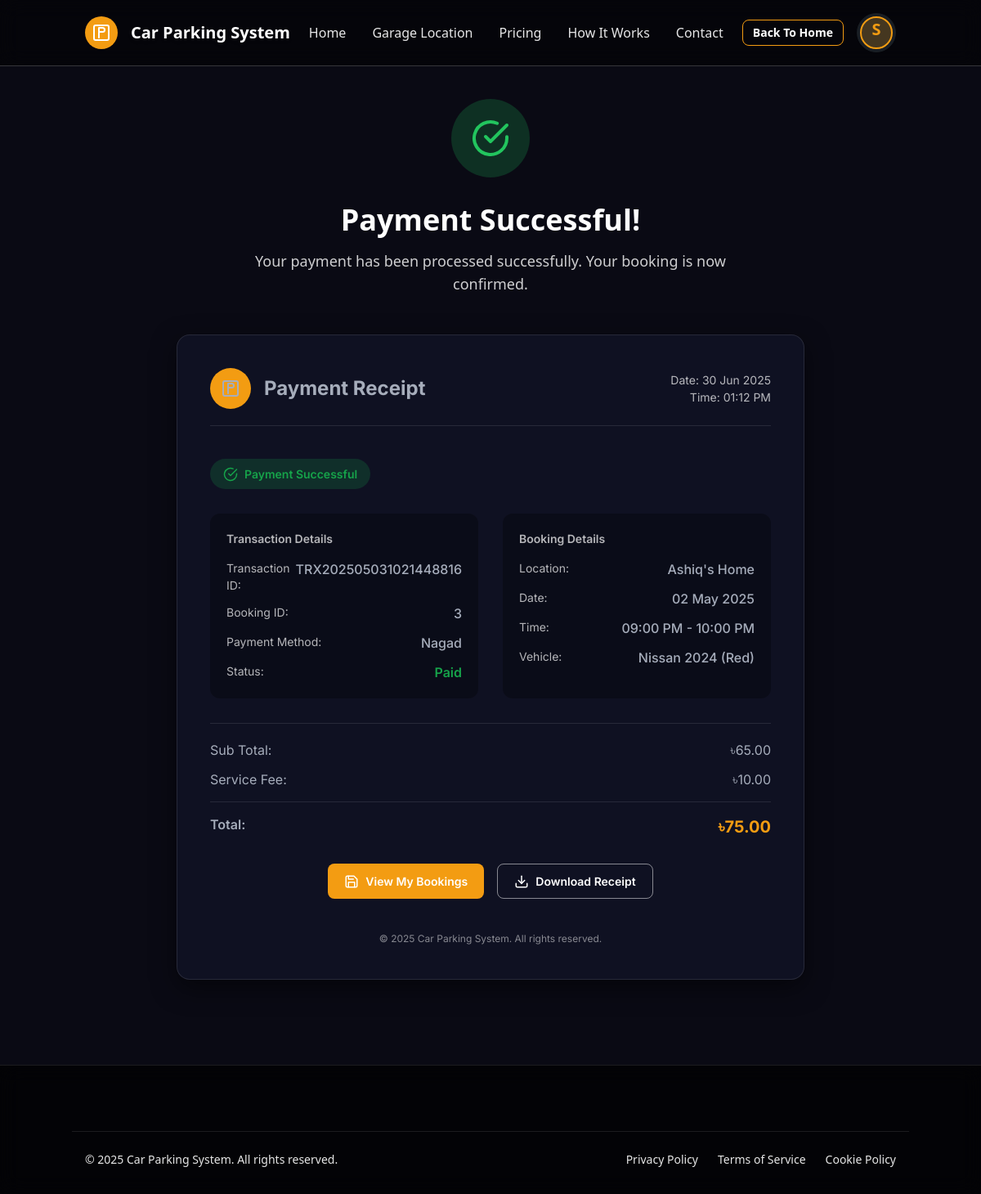
The page /payment_success.php?booking_id=3 (signed in) on the database its author committed.
### tables this page shows
CREATE TABLE `personal_information` (
  `firstName` varchar(50) NOT NULL,
  `lastName` varchar(50) NOT NULL,
  `email` varchar(50) NOT NULL,
  `phone` varchar(50) NOT NULL,
  `address` varchar(50) NOT NULL,
  `username` varchar(50) NOT NULL
);

CREATE TABLE `payments` (
  `payment_id` int(11) NOT NULL,
  `booking_id` int(11) NOT NULL,
  `transaction_id` varchar(50) NOT NULL,
  `amount` decimal(10,2) NOT NULL,
  `payment_method` varchar(20) NOT NULL,
  `payment_status` enum('pending','paid','refunded') NOT NULL DEFAULT 'pending',
  `payment_date` timestamp NOT NULL DEFAULT current_timestamp(),
  `points_used` int(11) DEFAULT 0
);

CREATE TABLE `garage_information` (
  `id` int(11) NOT NULL,
  `username` varchar(50) NOT NULL,
  `Parking_Space_Name` varchar(255) NOT NULL,
  `Parking_Lot_Address` varchar(255) NOT NULL,
  `Parking_Type` varchar(100) DEFAULT NULL,
  `Parking_Space_Dimensions` varchar(100) DEFAULT NULL,
  `Parking_Capacity` int(11) DEFAULT NULL,
  `Availability` tinyint(1) DEFAULT 1,
  `PriceperHour` decimal(10,2) DEFAULT NULL,
  `created_at` timestamp NOT NULL DEFAULT current_timestamp(),
  `updated_at` timestamp NOT NULL DEFAULT current_timestamp() ON UPDATE current_timestamp(),
  `garage_id` varchar(30) DEFAULT NULL,
  `is_verified` tinyint(1) DEFAULT 0
);

CREATE TABLE `bookings` (
  `id` int(11) NOT NULL,
  `username` varchar(50) NOT NULL,
  `garage_id` varchar(30) NOT NULL,
  `licenseplate` varchar(50) NOT NULL,
  `booking_date` date NOT NULL,
  `booking_time` time NOT NULL,
  `duration` int(11) NOT NULL,
  `status` enum('upcoming','active','completed','cancelled') NOT NULL DEFAULT 'upcoming',
  `payment_status` enum('pending','paid','refunded') NOT NULL DEFAULT 'pending',
  `created_at` timestamp NOT NULL DEFAULT current_timestamp(),
  `updated_at` timestamp NOT NULL DEFAULT current_timestamp() ON UPDATE current_timestamp(),
  `paid_with_points` tinyint(1) DEFAULT 0,
  `points_used` int(11) DEFAULT 0
);

CREATE TABLE `vehicle_information` (
  `licensePlate` varchar(50) NOT NULL,
  `vehicleType` varchar(50) NOT NULL,
  `make` varchar(50) NOT NULL,
  `model` varchar(50) NOT NULL,
  `color` varchar(10) NOT NULL,
  `username` varchar(50) NOT NULL
);

### payment_success.php (the view, shortened to what this page needs)
<?php
require_once("connection.php");
$username = $_SESSION['username'];
$fullName = $username;
$query = "SELECT * FROM personal_information WHERE email LIKE '%$username%' OR firstName LIKE '%$username%' OR lastName LIKE '%$username%'";
$result = $conn->query($query);
if ($result && $result->num_rows > 0) {
    $row = $result->fetch_assoc();
    $fullName = $row['firstName'] . ' ' . $row['lastName'];
} else {
    $_SESSION['fullName'] = $username;
    $_SESSION['email'] = "";
}
$firstLetter = strtoupper(substr($fullName, 0, 1));
$bookingId = isset($_SESSION['booking_id']) ? $_SESSION['booking_id'] : (isset($_GET['booking_id']) ? $_GET['booking_id'] : '');
$numericId = str_replace("BK", "", $bookingId);
$locationName = isset($_SESSION['location_name']) ? $_SESSION['location_name'] : "Unknown Location";
$bookingDate = isset($_SESSION['booking_date']) ? $_SESSION['booking_date'] : date('d M Y');
$bookingTime = isset($_SESSION['booking_time']) ? $_SESSION['booking_time'] : "Unknown";
$vehiclePlate = isset($_SESSION['vehicle_plate']) ? $_SESSION['vehicle_plate'] : "";
$parkingFee = isset($_SESSION['parking_fee']) ? $_SESSION['parking_fee'] : 55;
$serviceFee = isset($_SESSION['service_fee']) ? $_SESSION['service_fee'] : 10;
$totalAmount = isset($_SESSION['payment_amount']) ? $_SESSION['payment_amount'] : ($parkingFee + $serviceFee);
$paymentMethod = isset($_SESSION['payment_method']) ? $_SESSION['payment_method'] : 'bKash';
$transactionId = isset($_SESSION['transaction_id']) ? $_SESSION['transaction_id'] : "TRX" . date('YmdHis') . rand(1000, 9999);
if (is_numeric($numericId) && (!isset($_SESSION['location_name']) || !isset($_SESSION['payment_amount']))) {
    $paymentQuery = "SELECT p.*, b.booking_date, b.booking_time, b.duration, g.Parking_Space_Name, g.Parking_Lot_Address, g.PriceperHour,
                    v.vehicleType, v.make, v.model, v.color, v.licensePlate
                    FROM payments p
                    JOIN bookings b ON p.booking_id = b.id
                    JOIN garage_information g ON b.garage_id = g.garage_id
                    LEFT JOIN vehicle_information v ON b.licenseplate = v.licensePlate
                    WHERE p.booking_id = ?
                    ORDER BY p.payment_id DESC LIMIT 1";
    $paymentStmt = $conn->prepare($paymentQuery);
    if ($paymentStmt) {
        $paymentStmt->bind_param("i", $numericId);
        $paymentStmt->execute();
        $paymentResult = $paymentStmt->get_result();
        if ($paymentResult && $paymentResult->num_rows > 0) {
            $payment = $paymentResult->fetch_assoc();
            $transactionId = $payment['transaction_id'];
            $totalAmount = $payment['amount'];
            $paymentMethod = $payment['payment_method'];
            $locationName = $payment['Parking_Space_Name'];
            $bookingDate = date('d M Y', strtotime($payment['booking_date']));
            $startTime = date('h:i A', strtotime($payment['booking_time']));
            $endTime = date('h:i A', strtotime($payment['booking_time'] . " + {$payment['duration']} hours"));
            $bookingTime = $startTime . " - " . $endTime;
            $parkingFee = $payment['PriceperHour'] * $payment['duration'];
            $serviceFee = $totalAmount - $parkingFee;
            if (!empty($payment['make']) && !empty($payment['model'])) {
                $vehiclePlate = $payment['make'] . ' ' . $payment['model'];
                if (!empty($payment['color'])) {
                    $vehiclePlate .= ' (' . $payment['color'] . ')';
                }
            } else if (!empty($payment['licensePlate'])) {
                $vehiclePlate = 'License Plate: ' . $payment['licensePlate'];
            } else {
                $vehiclePlate = "Not provided";
            }
        }
    }
}
$paymentDate = date('d M Y');
$paymentTime = date('h:i A');
?>
<!DOCTYPE html>
<html lang="en" data-theme="dark">
<head>
    <link href="https://cdn.jsdelivr.net/npm/daisyui@4.7.3/dist/full.min.css" rel="stylesheet" type="text/css" />
    <script src="https://cdn.tailwindcss.com"></script>
</head>
<body class="relative min-h-screen bg-[#0a0a14]">
    <header class="sticky top-0 z-50 bg-black/50 backdrop-blur-md border-b border-white/20">
        <div class="container mx-auto px-4 py-4 flex justify-between items-center">
            <a href="#" class="flex items-center gap-4 text-white">
                <div class="w-10 h-10 bg-primary rounded-full flex justify-center items-center overflow-hidden">
                    <svg xmlns="http://www.w3.org/2000/svg" class="w-6 h-6 text-white" viewBox="0 0 24 24" fill="none" stroke="currentColor" stroke-width="2" stroke-linecap="round" stroke-linejoin="round"><rect x="3" y="3" width="18" height="18" rx="2" ry="2"></rect><path d="M9 18V6h4.5a2.5 2.5 0 0 1 0 5H9"></path></svg>
                </div>
                <h1 class="text-xl font-semibold drop-shadow-md">Car Parking System</h1>
            </a>
            <nav class="hidden md:block">
                <ul class="flex gap-8">
                    <li><a href="home.php" class="text-white/90 hover:text-primary transition-colors relative after:absolute after:bottom-0 after:left-0 after:h-0.5 after:w-0 hover:after:w-full after:bg-primary after:transition-all">Home</a></li>
                    <li><a href="#" class="text-white/90 hover:text-primary transition-colors relative after:absolute after:bottom-0 after:left-0 after:h-0.5 after:w-0 hover:after:w-full after:bg-primary after:transition-all">Garage Location</a></li>
                    <li><a href="#" class="text-white/90 hover:text-primary transition-colors relative after:absolute after:bottom-0 after:left-0 after:h-0.5 after:w-0 hover:after:w-full after:bg-primary after:transition-all">Pricing</a></li>
                    <li><a href="#" class="text-white/90 hover:text-primary transition-colors relative after:absolute after:bottom-0 after:left-0 after:h-0.5 after:w-0 hover:after:w-full after:bg-primary after:transition-all">How It Works</a></li>
                    <li><a href="#" class="text-white/90 hover:text-primary transition-colors relative after:absolute after:bottom-0 after:left-0 after:h-0.5 after:w-0 hover:after:w-full after:bg-primary after:transition-all">Contact</a></li>
                </ul>
            </nav>
            <div class="hidden md:flex items-center gap-4">
                <a href="home.php" class="btn btn-outline btn-sm text-white border-primary hover:bg-primary hover:border-primary">
                    Back To Home
                </a>
                <div class="relative">
                    <div class="dropdown dropdown-end">
                        <div tabindex="0" role="button" class="btn btn-circle avatar">
                            <div class="w-10 h-10 rounded-full bg-primary/20 border-2 border-primary overflow-hidden flex items-center justify-center cursor-pointer">
                                <span class="text-xl font-bold text-primary"><?php echo $firstLetter; ?></span>
                            </div>
                        </div>
                    </div>
                </div>
            </div>
        </div>
    </header>
    <main class="container mx-auto px-4 py-10">
        <div class="flex justify-center mb-8">
            <div class="w-24 h-24 rounded-full bg-green-500/20 flex items-center justify-center animate-fadeIn">
                <svg xmlns="http://www.w3.org/2000/svg" class="h-12 w-12 text-green-500" viewBox="0 0 24 24" fill="none" stroke="currentColor" stroke-width="2" stroke-linecap="round" stroke-linejoin="round"><path d="M22 11.08V12a10 10 0 1 1-5.93-9.14"></path><polyline points="22 4 12 14.01 9 11.01"></polyline></svg>
            </div>
        </div>
        <div class="text-center mb-12 animate-fadeIn">
            <h2 class="text-3xl md:text-4xl font-bold text-white mb-4">Payment Successful!</h2>
            <p class="text-white/80 text-lg max-w-2xl mx-auto">Your payment has been processed successfully. Your booking is now confirmed.</p>
        </div>
        <div class="max-w-3xl mx-auto">
            <div class="receipt-container animate-fadeIn">
                <div class="receipt-header">
                    <div class="logo-title">
                        <div class="receipt-logo">
                            <svg xmlns="http://www.w3.org/2000/svg" width="24" height="24" viewBox="0 0 24 24" fill="none" stroke="currentColor" stroke-width="2" stroke-linecap="round" stroke-linejoin="round">
                                <rect x="3" y="3" width="18" height="18" rx="2" ry="2"></rect>
                                <path d="M9 18V6h4.5a2.5 2.5 0 0 1 0 5H9"></path>
                            </svg>
                        </div>
                        <div class="receipt-title">Payment Receipt</div>
                    </div>
                    <div class="date-time">
                        <div>Date: <?php echo $paymentDate; ?></div>
                        <div>Time: <?php echo $paymentTime; ?></div>
                    </div>
                </div>
                <div class="success-badge">
                    <svg xmlns="http://www.w3.org/2000/svg" width="18" height="18" viewBox="0 0 24 24" fill="none" stroke="currentColor" stroke-width="2" stroke-linecap="round" stroke-linejoin="round" style="margin-right: 8px;">
                        <path d="M22 11.08V12a10 10 0 1 1-5.93-9.14"></path>
                        <polyline points="22 4 12 14.01 9 11.01"></polyline>
                    </svg>
                    Payment Successful
                </div>
                <div class="details-row">
                    <div class="details-box">
                        <div class="details-title">Transaction Details</div>
                        <div class="detail-item">
                            <div class="detail-label">Transaction ID:</div>
                            <div class="detail-value"><?php echo $transactionId; ?></div>
                        </div>
                        <div class="detail-item">
                            <div class="detail-label">Booking ID:</div>
                            <div class="detail-value"><?php echo $bookingId; ?></div>
                        </div>
                        <div class="detail-item">
                            <div class="detail-label">Payment Method:</div>
                            <div class="detail-value"><?php echo ucfirst($paymentMethod); ?></div>
                        </div>
                        <div class="detail-item">
                            <div class="detail-label">Status:</div>
                            <div class="detail-value paid-status">Paid</div>
                        </div>
                    </div>
                    <div class="details-box">
                        <div class="details-title">Booking Details</div>
                        <div class="detail-item">
                            <div class="detail-label">Location:</div>
                            <div class="detail-value"><?php echo $locationName; ?></div>
                        </div>
                        <div class="detail-item">
                            <div class="detail-label">Date:</div>
                            <div class="detail-value"><?php echo $bookingDate; ?></div>
                        </div>
                        <div class="detail-item">
                            <div class="detail-label">Time:</div>
                            <div class="detail-value"><?php echo $bookingTime; ?></div>
                        </div>
                        <div class="detail-item">
                            <div class="detail-label">Vehicle:</div>
                            <div class="detail-value"><?php echo $vehiclePlate; ?></div>
                        </div>
                    </div>
                </div>
                <div class="receipt-totals">
                    <div class="total-item">
                        <div class="total-label">Sub Total:</div>
                        <div class="total-value">৳<?php echo number_format($parkingFee, 2); ?></div>
                    </div>
                    <div class="total-item">
                        <div class="total-label">Service Fee:</div>
                        <div class="total-value">৳<?php echo number_format($serviceFee, 2); ?></div>
                    </div>
                    <div class="final-total">
                        <div class="total-label">Total:</div>
                        <div class="total-value">৳<?php echo number_format($totalAmount, 2); ?></div>
                    </div>
                </div>
                <div class="receipt-buttons">
                    <a href="booking.php" class="receipt-btn btn-primary">
                        View My Bookings
                    </a>
                    <button onclick="window.print()" class="receipt-btn btn-outline">
                        Download Receipt
                    </button>
                </div>
                <div class="receipt-footer">
                    &copy; <?php echo date('Y'); ?> Car Parking System. All rights reserved.
                </div>
            </div>
        </div>
    </main>
    <footer class="bg-black/70 backdrop-blur-md border-t border-white/10 pt-10 pb-8 mt-16 print:hidden">
        <div class="container mx-auto px-4 mt-10 pt-6 border-t border-white/10 flex flex-col md:flex-row justify-between items-center gap-4">
            <p class="text-white/90 text-sm">&copy; <?php echo date('Y'); ?> Car Parking System. All rights reserved.</p>
            <div class="flex gap-6">
                <a href="#" class="text-white/90 text-sm hover:text-primary transition-colors">Privacy Policy</a>
                <a href="#" class="text-white/90 text-sm hover:text-primary transition-colors">Terms of Service</a>
                <a href="#" class="text-white/90 text-sm hover:text-primary transition-colors">Cookie Policy</a>
            </div>
        </div>
    </footer>
</body>
</html>

### rows shown on the page
personal_information: firstLetter "S"
payments: transaction "TRX202505031021448816", payment_method "Nagad", garage_information.Parking_Space_Name "Ashiq's Home", booking.booking_date "02 May 2025", booking.duration "09:00 PM - 10:00 PM", vehicle_information.make+model+color "Nissan 2024 (Red)", garage_information.PriceperHour "65.00", amount.duration "10.00", amount "75.00"

### other values the page prints
$bookingId "3"
